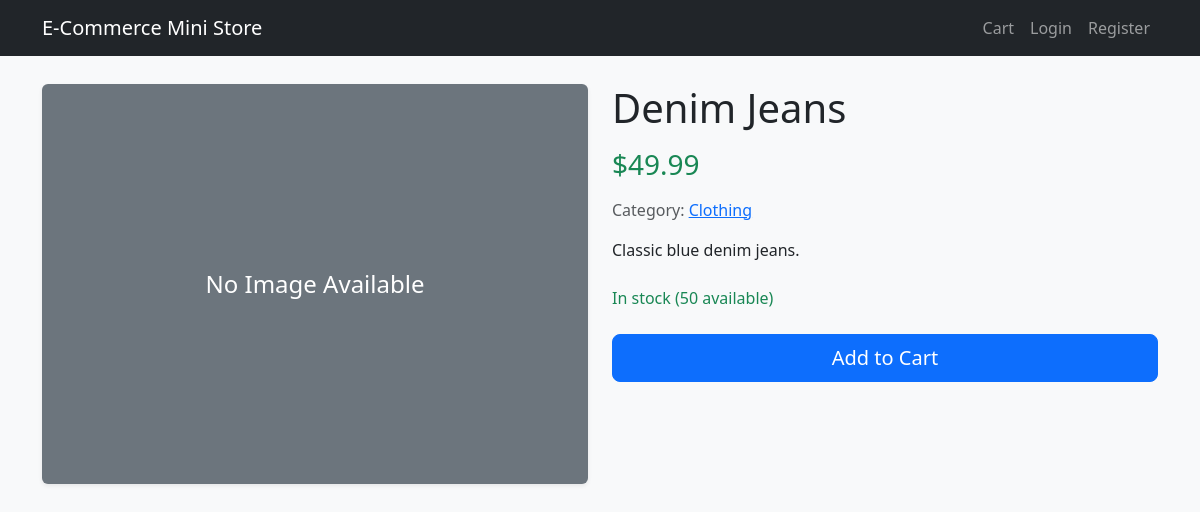
The app's page /product/4/denim-jeans/ with its own data.
### store/models.py (models this page shows, shortened)
class Product(models.Model):
    category = models.ForeignKey(Category, related_name='products', on_delete=models.CASCADE)
    name = models.CharField(max_length=200, db_index=True)
    slug = models.SlugField(max_length=200, db_index=True)
    image = models.ImageField(upload_to='products/%Y/%m/%d', blank=True)
    description = models.TextField(blank=True)
    price = models.DecimalField(max_digits=8, decimal_places=2)
    stock = models.PositiveIntegerField(default=0)
    available = models.BooleanField(default=True)
    created = models.DateTimeField(auto_now_add=True)
    updated = models.DateTimeField(auto_now=True)
    class Meta:
        ordering = ('name',)
        indexes = [
            models.Index(fields=['id', 'slug']),
        ]

class Category(models.Model):
    name = models.CharField(max_length=200, db_index=True)
    slug = models.SlugField(max_length=200, unique=True)
    class Meta:
        ordering = ('name',)
        verbose_name = 'category'
        verbose_name_plural = 'categories'
    def get_absolute_url(self):
        return reverse('store:product_list_by_category', args=[self.slug])

### store/views.py (the view)
# urls.py: path('product/<int:id>/<slug:slug>/', views.product_detail, name='product_detail'),
def product_detail(request, id, slug):
    product = get_object_or_404(Product, id=id, slug=slug, available=True)
    return render(request, 'store/product_detail.html', {'product': product})

### store/context_processors.py (called while the page is built)
def cart_count(request):
    cart = request.session.get('cart', {})
    total_items = sum(cart.values())
    return {'cart_count': total_items}

### store/templates/store/product_detail.html (shortened to what this page needs)
{% extends 'store/base.html' %}
{% block content %}
<div class="row mt-4">
    <div class="col-md-6">
        {% if product.image %}
        <img src="{{ product.image.url }}" class="img-fluid rounded shadow-sm" alt="{{ product.name }}">
        {% else %}
        <div class="bg-secondary text-white d-flex align-items-center justify-content-center rounded shadow-sm" style="height: 400px; font-size: 1.5rem;">
            No Image Available
        </div>
        {% endif %}
    </div>
    <div class="col-md-6">
        <h1 class="mb-3">{{ product.name }}</h1>
        <h3 class="text-success mb-3">${{ product.price }}</h3>
        <p class="text-muted">Category: <a href="{{ product.category.get_absolute_url }}">{{ product.category.name }}</a></p>
        <div class="mb-4">
            {{ product.description|linebreaks }}
        </div>
        {% if product.stock > 0 %}
        <p class="text-success"> In stock ({{ product.stock }} available)</p>
        <form action="{% url 'store:cart_add' product.id %}" method="post">
            <button type="submit" class="btn btn-primary btn-lg w-100 mt-2">Add to Cart</button>
        </form>
        {% else %}
        <p class="text-danger"><i class="bi bi-x-circle"></i> Out of stock</p>
        <button class="btn btn-secondary btn-lg w-100 mt-2" disabled>Out of Stock</button>
        {% endif %}
    </div>
</div>
{% endblock %}

### store/templates/store/base.html (style rules this page uses)
body { padding-top: 60px; background-color: #f8f9fa; }

### records on screen
Product: name "Denim Jeans", price "49.99", category.name "Clothing", description "Classic blue denim jeans.", stock "50"
